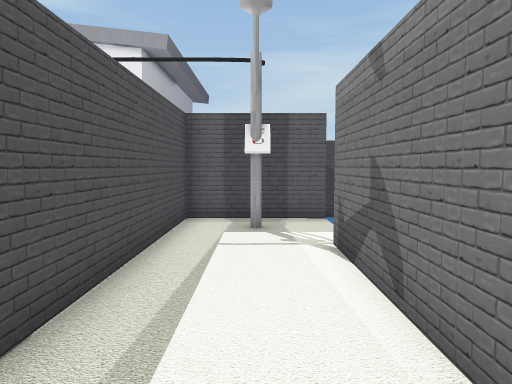
[1] (above)

22 first-person views from a walk through a 3-D level made in the Unity game engine. The camera is 1.5 m above the floor, tilts 4° down and sees 70° across. Doors are open. The floor is counted in squares, 1 m on a side. Each view is taken from the middle of a square. On the plan, view 1 faces up. The plan holds only what a view shows up to about 16 squares ahead; the rest is blank. The place goes on beyond the plan. The player is left out.

[2]
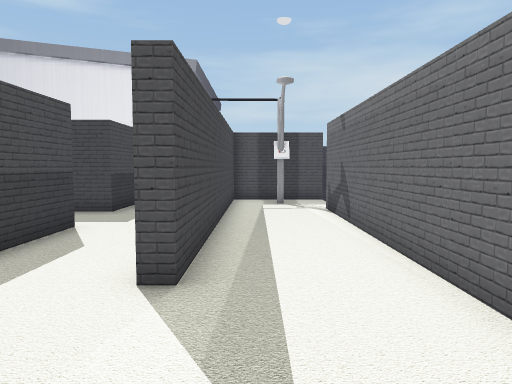

[3]
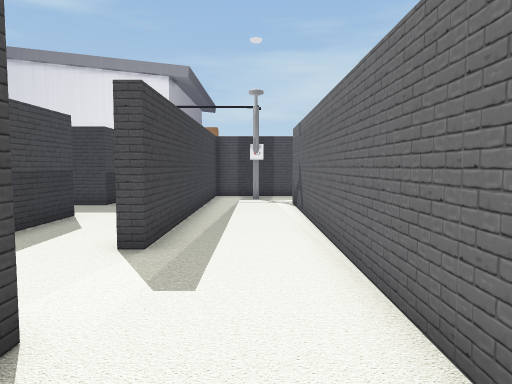

[4]
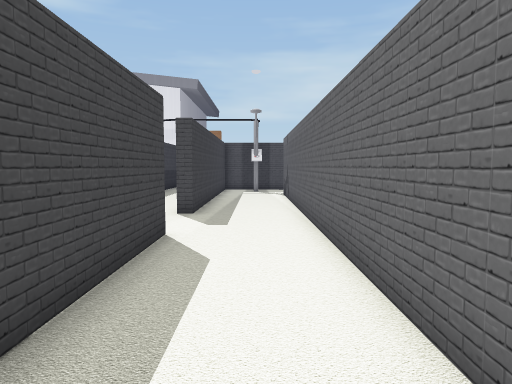

[5]
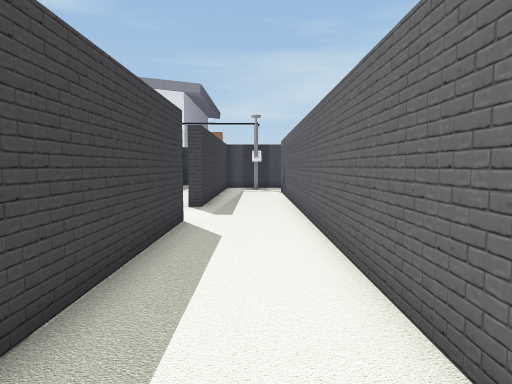

[6]
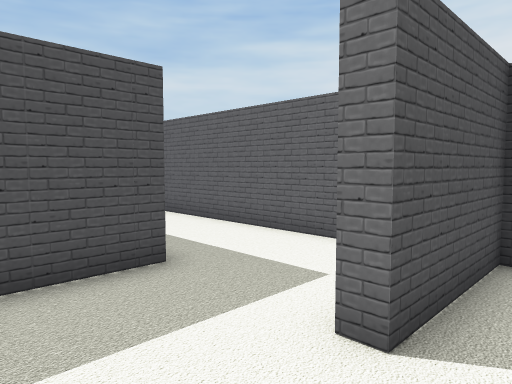

[7]
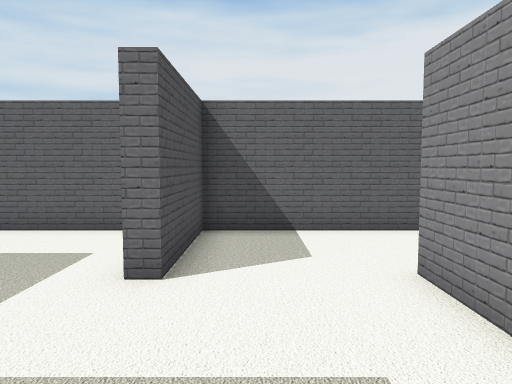

[8]
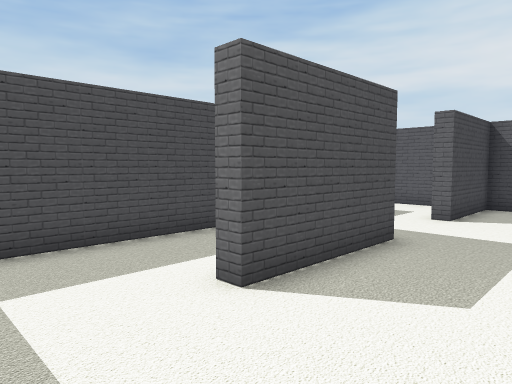

[9]
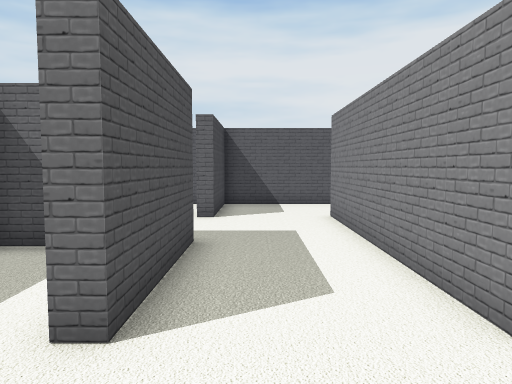

[10]
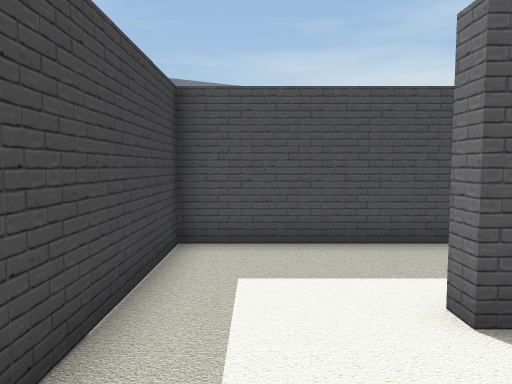

[11]
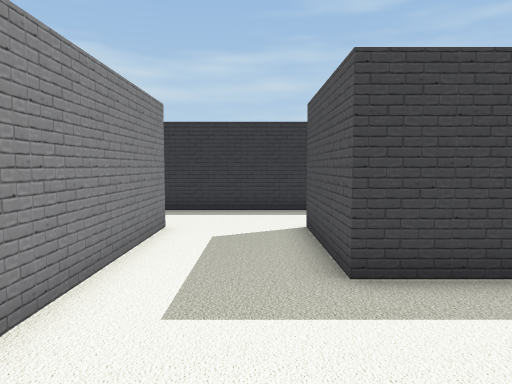

[12]
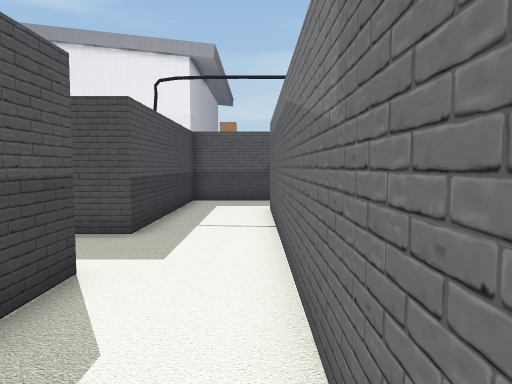

[13]
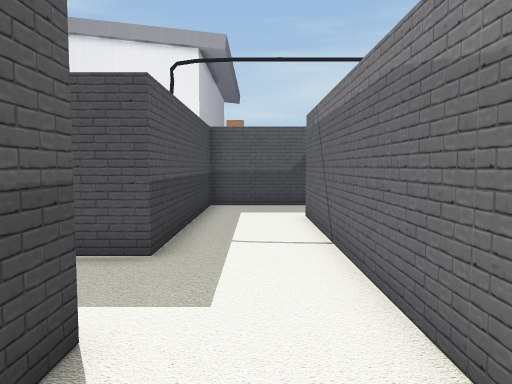

[14]
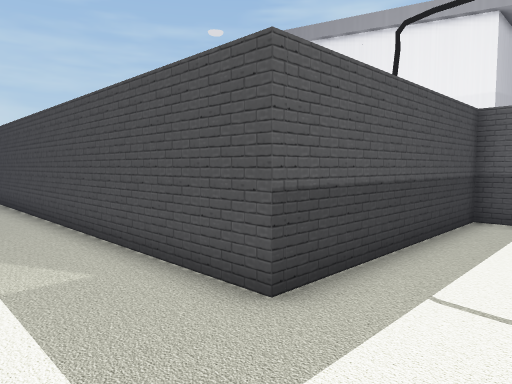

[15]
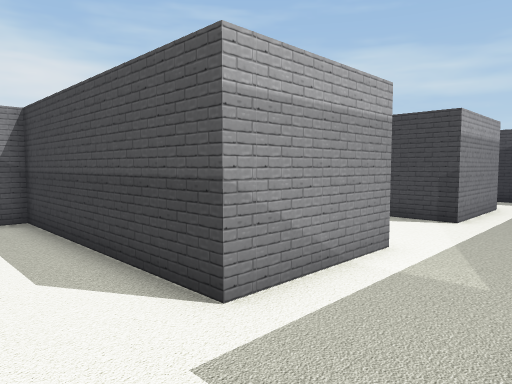

[16]
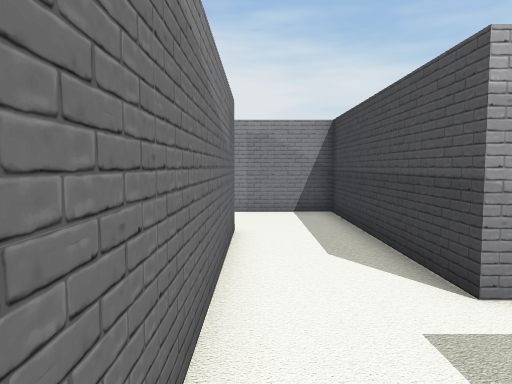

[17]
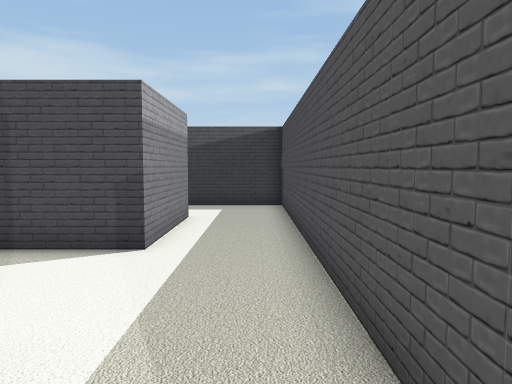

[18]
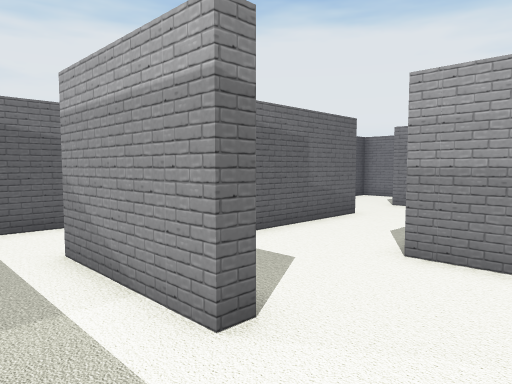

[19]
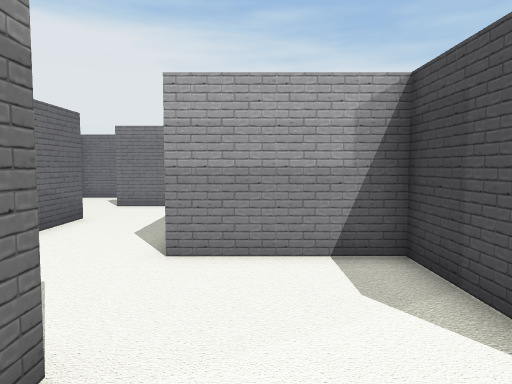

[20]
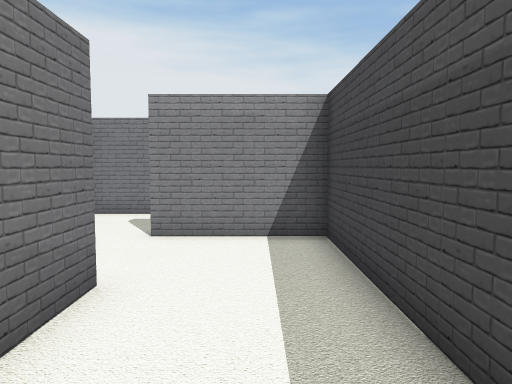

[21]
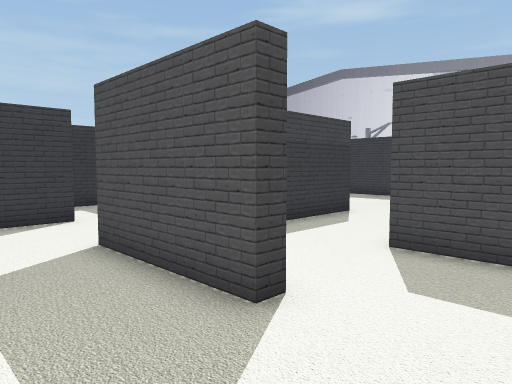

[22]
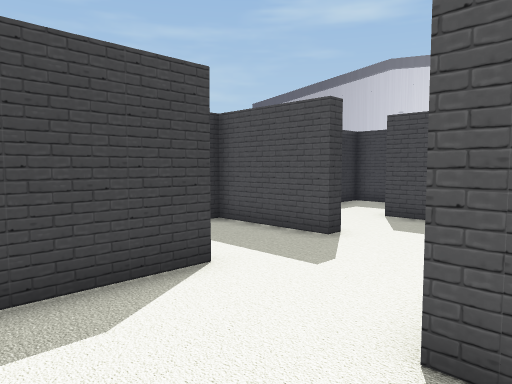

### Floor plan
Points are (right, up) in squares from view 1. A wall is a line through its corners. A room is listed if a view was taken in it or the views show most of it. See-through windows are left out.
Room 1 (views 1, 2, 3, 4, 5, 12, 13, 14, 15, 16, 17)
walls: (-2, -5) (-2, -12.2); (-9.5, 3) (-5.5, 3) (-5.5, -5) (-2.2, -5); (2.1, 10.5) (-2, 10.5) (-2, -1.5) (-2.5, -1.5) (-2.5, 11); (-2, 14) (-5.7, 14) (-5.7, 6) (-9.4, 6); (1.5, -15.8) (1.5, 7)
ways out: opening at (-2, -14.5) to room 2; opening at (-10, 4.5) to room 3; gap at (2, 7)
objects: streetlight (0, 9); other object (1, 9)
Room 2 (views 6, 7, 8, 9, 10, 11)
walls: (-5.7, -14.6) (-5.7, -16.8) (-10, -16.8) (-10, -16.2); (-6.3, -14.1) (-6.3, -13.1); (-7.4, -13) (-13.5, -13) (-13.5, -20.5); (-10, -20.3) (-2, -20.3); (-1.9, -13) (-4.2, -13); (1.5, -20.5) (1.5, -16.8) (-2.2, -16.8) (-2.2, -16.2)
ways out: opening at (-2, -14.5) to room 1
Room 3 (views 18, 19, 20, 21, 22)
walls: (-13.5, -4.6) (-13.5, -5.2) (-17.2, -5.2) (-17.2, -7.2); (-12.8, -1.5) (-14, -1.5); (-13.5, -8.4) (-13.5, -11.2); (-9.5, 2.5) (-9.5, 3); (-4, -5.5) (-6, -5.5) (-6, -1); (-15.9, 2.5) (-17.2, 2.5) (-17.2, 1.2); (-17.8, 3) (-13.5, 3) (-13.5, -1) (-9.5, -1) (-9.5, -8.8) (-5.7, -8.8) (-5.7, -9.2) (-10, -9.2); (-9.4, 6) (-17.5, 6); (-4.8, -12.5) (-2.9, -12.5)
ways out: opening at (-10, 4.5) to room 1; opening at (-17, 4.5); opening at (-15.5, -8)

Where each view was taken, in squares from view 1:
view 1: 0 up, 0 right, facing up
view 2: 6 down, 1 left, facing up
view 3: 8 down, 0 right, facing up
view 4: 13 down, 0 right, facing up
view 5: 15 down, 0 right, facing up
view 6: 18 down, 5 left, facing up-right
view 7: 18 down, 7 left, facing right
view 8: 20 down, 13 left, facing up-right
view 9: 18 down, 13 left, facing right
view 10: 20 down, 12 left, facing up
view 11: 18 down, 1 left, facing left
view 12: 2 down, 3 left, facing up
view 13: 0 up, 4 left, facing up
view 14: 3 up, 3 left, facing up-left
view 15: 6 up, 3 left, facing down-left
view 16: 7 up, 3 left, facing down
view 17: 5 up, 7 left, facing left
view 18: 5 up, 12 left, facing down-right
view 19: 5 up, 11 left, facing down
view 20: 1 down, 8 left, facing down
view 21: 12 down, 3 left, facing up-left
view 22: 12 down, 9 left, facing up-left
